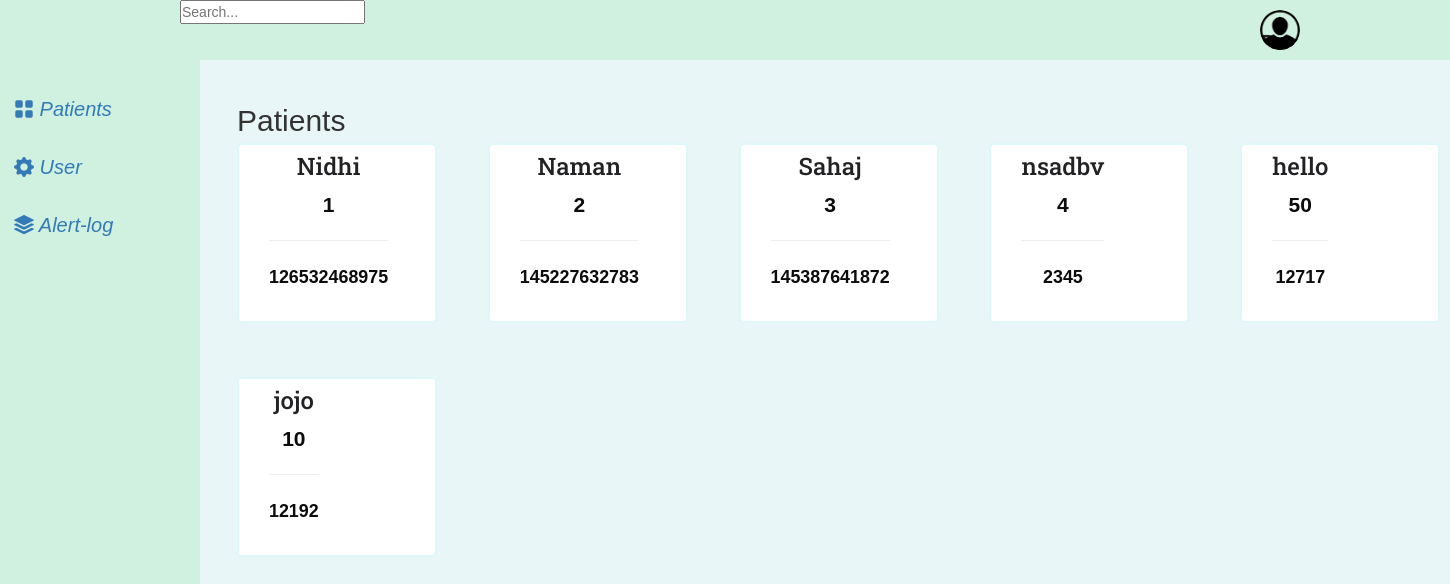
/dashboard/, run on the app's committed database.
### dashboard/models.py (models this page shows)
class Patient(models.Model):
    bedno = models.IntegerField()
    patientid = models.BigIntegerField(unique=True)
    name = models.CharField(max_length=200)
    doctorname = models.CharField(max_length=200)
    aadharno = models.PositiveBigIntegerField()
    deviceid = models.IntegerField(unique=True)
    slug = models.SlugField(unique=True)

### dashboard/views.py (the view)
# urls.py: path('dashboard/',views.index),
def index(request):
    dashboard= Patient.objects.all()
    return render(request,'dashboard/index.html',
    {
        'dashboard':dashboard,
    }
    )

### dashboard/templates/dashboard/index.html (shortened to what this page needs)
{% load static %}
<!DOCTYPE html>
<html lang="en">
<head>
    <link rel="stylesheet" href="https://maxcdn.bootstrapcdn.com/bootstrap/3.4.1/css/bootstrap.min.css">
    <link href='https://unpkg.com/boxicons@2.0.7/css/boxicons.min.css' rel='stylesheet'>
    <link rel="stylesheet" href="https://maxcdn.bootstrapcdn.com/font-awesome/4.4.0/css/font-awesome.min.css">
    <link type="text/css" href="/static/assets/index.css" rel="stylesheet">
    <link rel="stylesheet" href="https://cdn.jsdelivr.net/npm/bootstrap-icons@1.3.0/font/bootstrap-icons.css">
</head>
<body>
    <div class="sidebar">
        <ul class="nav-list">
            <li>
                <a href="#">
                    <i class="bi bi-grid-fill"> Patients</i>
                </a>
            </li>
            <li>
                <a href="#">
                    <i class="bi bi-gear-fill"> User</i>
                </a>
            </li>
            <li>
                <a href="#">
                    <i class="bi bi-stack"> Alert-log</i>
                </a>
            </li>
        </ul>
    </div>
    <section class="home-section">
        <div class="topnavbar" >
            <input class="search" type="text" placeholder="Search...">
            <div class="action">
                <div class="profile" onclick="menuToggle();">
                  <img src="/static/assets/img/profile-removebg-preview.png" /> <h3>Doctor name</h3>
                </div>
              </div>
        </div>
        <div class="container">
            <div class="patname"> Patients</div>
            <div class="content">
                {% for dashboard_item in dashboard %}
                <a class="linkpage" href=" {% url 'patient' dashboard_item.slug %} ">
                    <div class="card p-3 py-4 ">
                        <div class="text-center ">
                            <h3 class="name">{{ dashboard_item.name }}</h3>
                            <span class="bedno">{{ dashboard_item.bedno }}</span>
                            <hr class="line "> <small class="adrno">{{ dashboard_item.aadharno }}</small>
                        </div>
                    </div>
                </a>
                {% endfor %}
            </div>
        </div>
    </section>
</body>
</html>

### dashboard/static/assets/index.css (style rules this page uses)
* { box-sizing: border-box; }
body { background: #e9f6f7; background-size: 400% 400%; animation: gradient 15s ease infinite; }
h1, h2, h3 { font-family: 'Roboto Slab', sans-serif; color: #222224; }
* { margin: 0px; padding: 0; box-sizing: border-box; font-family: -apple-system, BlinkMacSystemFont, 'Segoe UI', Roboto, Oxygen, Ubuntu, Cantarell, 'Open Sans', 'Helvetica Neue', sans-serif }
html, body { height: 100%; }
body { display: grid; width: 100%; background-image: #F2F8FF; background-attachment: fixed; background-position: center; background-repeat: no-repeat; background-size: cover; }
.patname { font-size: 30px; }
.container { display: grid; grid-auto-rows: auto; margin: 2px; margin-top: 100px; flex-direction: row; }
.card { width: 200px; height: 180px; font-size: 1.5em; color: #000000; border-radius: 5px; padding: 10px; background: #ffffff; display: flex; align-items: flex-end; background-size: cover; background-position: center; transition: all, var(--transition-time); position: relative; overflow: hidden; border: 2px solid #def8fa; text-decoration: none; }
.card:before, .card:after { content: ''; transform: scale(1); transform-origin: top left; border-radius: 50%; position: absolute; left: 10%; top: 10%; z-index: -20; transition: all, var(--transition-time); transition-timing-function: ease-in-out; -webkit-transform: scale(1); -moz-transform: scale(1); -ms-transform: scale(1); -o-transform: scale(1); }
.card:before { background: rgb(198, 87, 87); width: 250%; height: 250%; }
.card:after { background: #882424; width: 200%; height: 200%; }
.text-center { margin: 20px; text-align: center; font-weight: bold; color: #0d0c0c; }
.content { display: grid; grid-template-columns: repeat(auto-fill, minmax(130px, 1fr)); grid-auto-rows: auto; grid-gap: 15% 10%; width: 100%; flex-direction: row; }
section { margin: 1cm; max-width: 1780px; margin: auto; padding-left: 25px; padding-right: 25px; }
.topnavbar { position: fixed; width: 100%; height: 60px; margin-left: -40px; background: #d0f0e0; }
.action { position: fixed; top: 10px; margin-left: 1080px; z-index: 150px; }
.action .profile { position: relative; width: 40px; height: 40px; border-radius: 50%; overflow: hidden; cursor: pointer; }
.action .profile img { position: absolute; top: 0; left: 0; width: 100%; height: 100%; object-fit: cover; }
* { margin: 0; padding: 0; box-sizing: border-box; font-family: "Poppins", sans-serif; }
.sidebar { position: fixed; left: 0; top: 0; height: 100%; width: 200px; background: #d0f0e0; padding: 4px 14px; transition: all 0.5s ease; align-items: center; }
.sidebar .nav-list { margin-top: 80px; height: 100%; }
.sidebar li { position: relative; margin: 8px 0; list-style: none; }
.sidebar li a { display: flex; height: 100%; width: 100%; border-radius: 12px; align-items: center; text-decoration: none; transition: all 0.4s ease; }
.sidebar li i { height: 50px; line-height: 50px; font-size: 20px; border-radius: 12px; align-items: center; text-align: center; }
.home-section { position: relative; min-height: 100vh; top: 0; left: 78px; width: calc(100% - 78px); transition: all 0.5s ease; }
.home-section { position: relative; min-height: 100vh; top: 0; left: 100px; width: calc(100% - 190px); transition: all 0.5s ease; z-index: 2; }

### data on the page
Patient: name "Nidhi", bedno "1", aadharno "126532468975"
Patient: name "Naman", bedno "2", aadharno "145227632783"
Patient: name "Sahaj", bedno "3", aadharno "145387641872"
Patient: name "nsadbv", bedno "4", aadharno "2345"
Patient: name "hello", bedno "50", aadharno "12717"
Patient: name "jojo", bedno "10", aadharno "12192"
